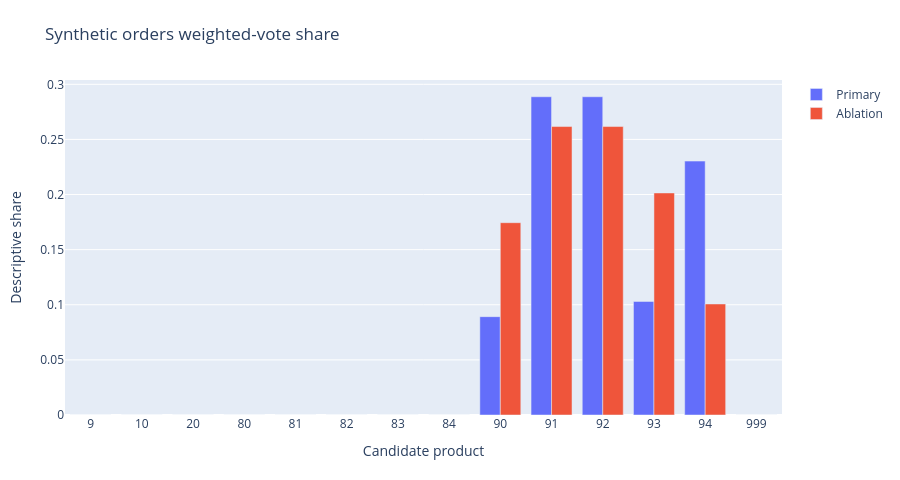

The notebook cell saved with this chart:
### Markdown cell above
## 3 · Orders weighted support
Each source session counts once; unsupported candidates remain zero.

### Code cell
f=go.Figure()
f.add_trace(go.Bar(name='Primary',x=candidates.astype(str),y=primary[:,17]))
f.add_trace(go.Bar(name='Ablation',x=candidates.astype(str),y=ablation[:,17]))
f.update_layout(title='Synthetic orders weighted-vote share',xaxis_title='Candidate product',yaxis_title='Descriptive share',barmode='group');emit(f)

### Figure 1 — Plotly figure (JSON) as saved in the notebook; plotly's stock layout.template omitted (floating-point values rounded to 4 significant figures)
{"data": [{"name": "Primary", "type": "bar", "x": ["9", "10", "20", "80", "81", "82", "83", "84", "90", "91", "92", "93", "94", "999"], "y": [0.0, 0.0, 0.0, 0.0, 0.0, 0.0, 0.0, 0.0, 0.08922, 0.2887, 0.2887, 0.103, 0.2304, 0.0]}, {"name": "Ablation", "type": "bar", "x": ["9", "10", "20", "80", "81", "82", "83", "84", "90", "91", "92", "93", "94", "999"], "y": [0.0, 0.0, 0.0, 0.0, 0.0, 0.0, 0.0, 0.0, 0.1745, 0.2617, 0.2617, 0.2014, 0.1007, 0.0]}], "layout": {"barmode": "group", "height": 480, "margin": {"b": 65, "l": 65, "r": 35, "t": 80}, "title": {"text": "Synthetic orders weighted-vote share"}, "xaxis": {"title": {"text": "Candidate product"}}, "yaxis": {"title": {"text": "Descriptive share"}}}}
